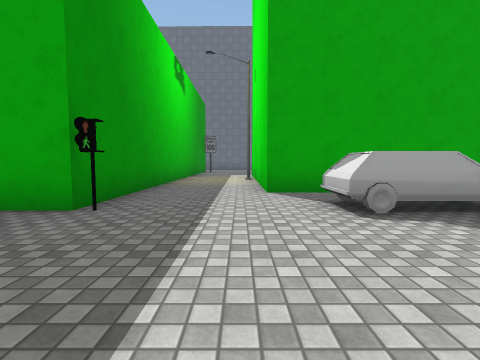
[1] (above)

24 first-person views from a walk through a Unity game level. The camera is 1.2 m above the floor, tilts 4° down and sees 85° across. The floor is counted in squares, 2 m on a side. Each view is taken from the middle of a square. On the plan, view 1 faces up. The plan holds only what a view shows up to about 9 squares ahead; the rest is blank. The place goes on beyond the plan. The player character is not drawn. Some animated figures are left out. Some surface patterns are stand-ins.

[2]
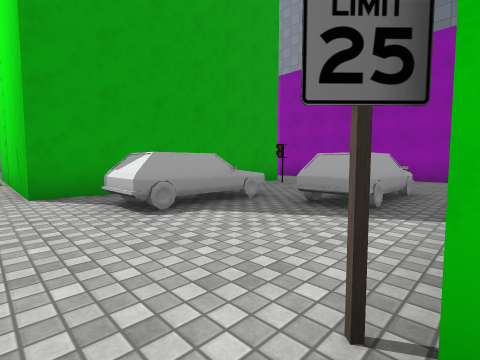

[3]
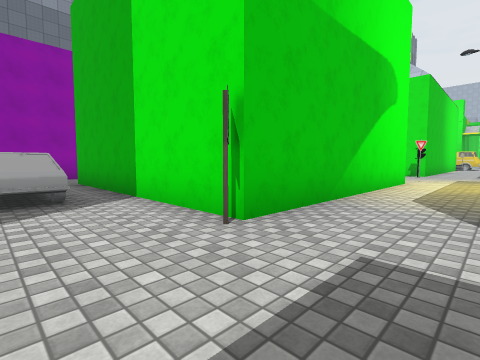

[4]
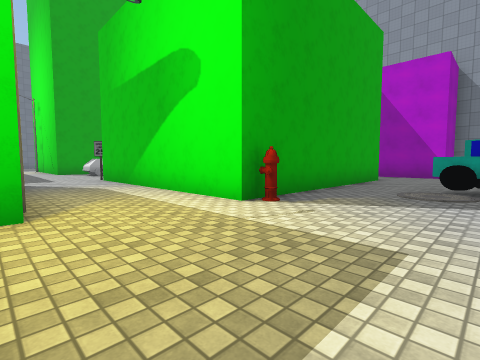

[5]
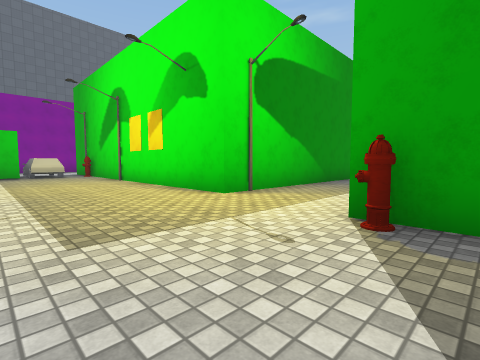

[6]
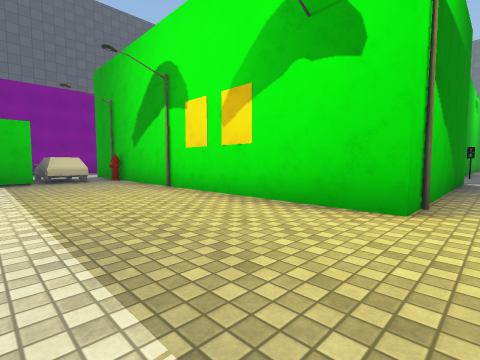

[7]
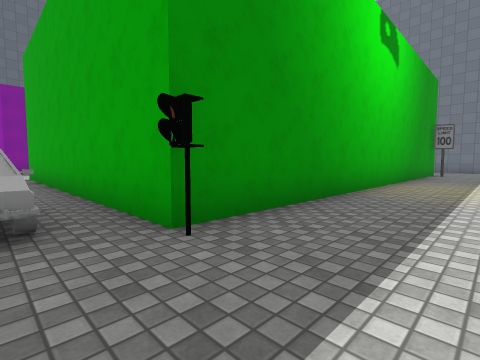

[8]
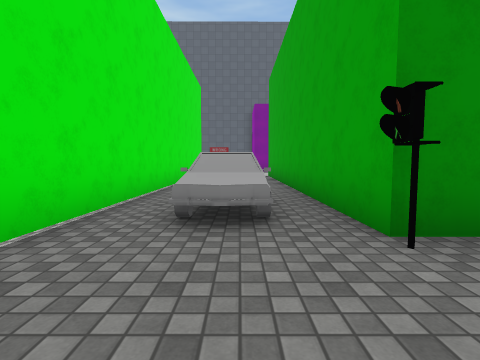

[9]
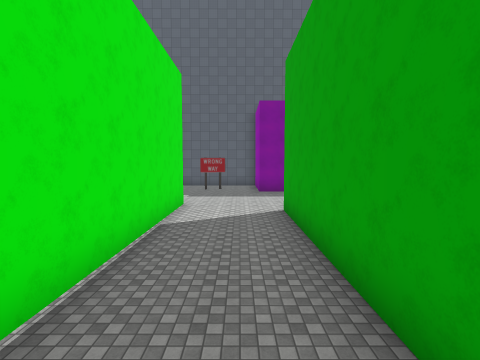

[10]
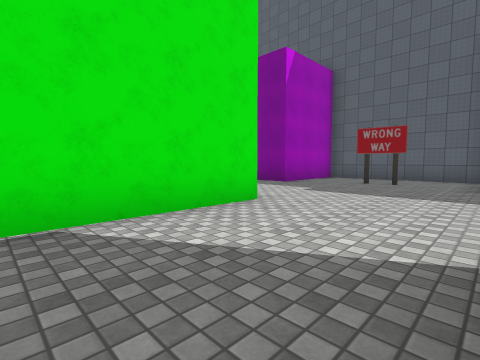

[11]
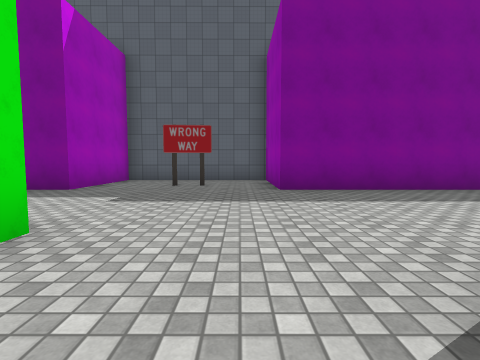

[12]
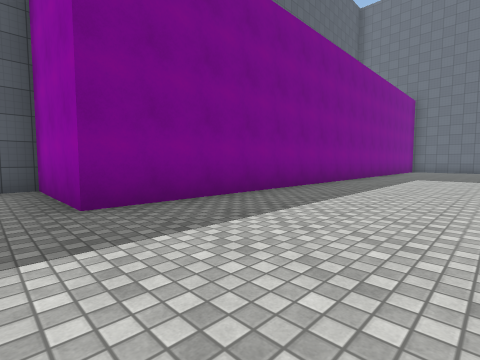

[13]
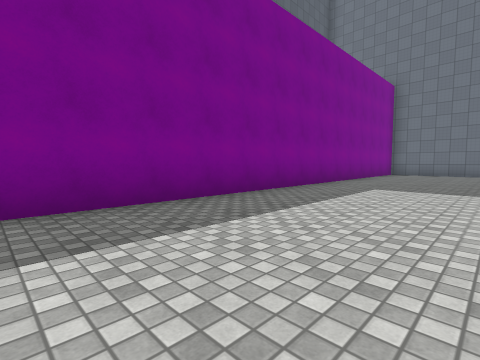

[14]
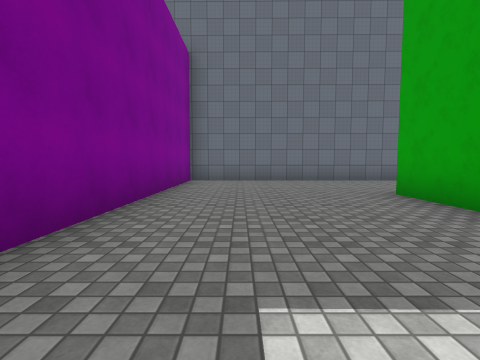

[15]
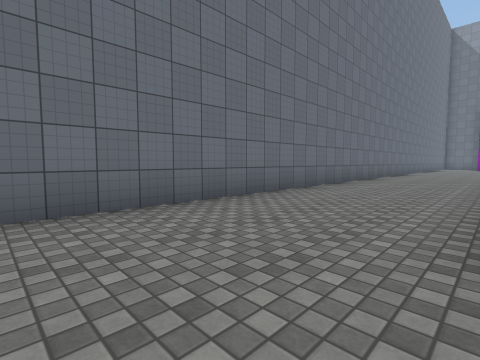

[16]
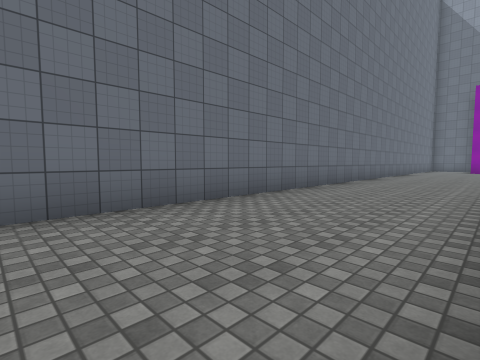

[17]
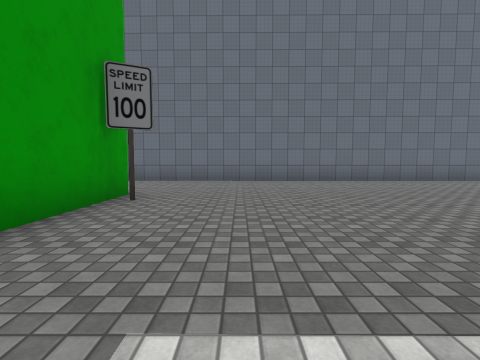

[18]
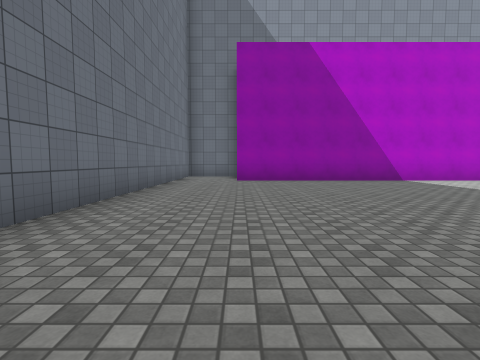

[19]
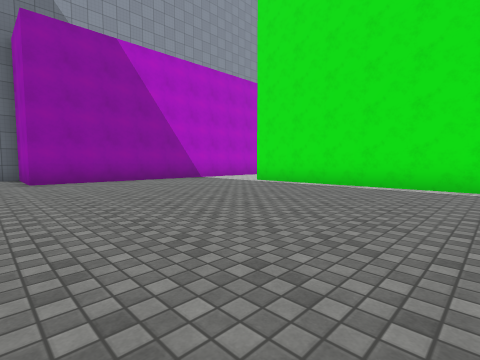

[20]
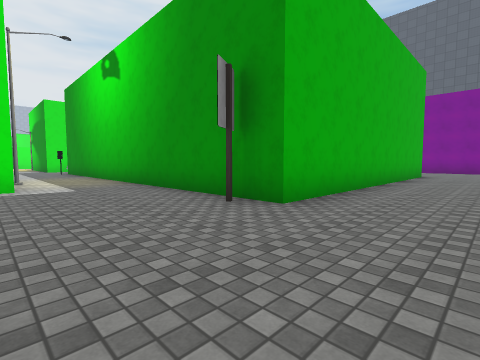

[21]
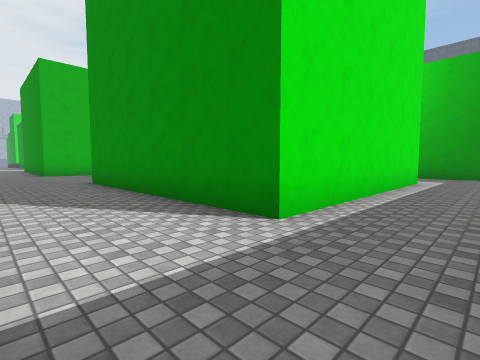

[22]
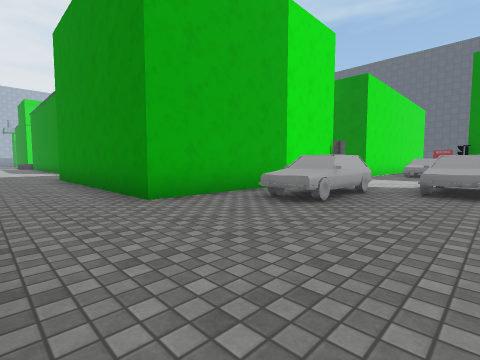

[23]
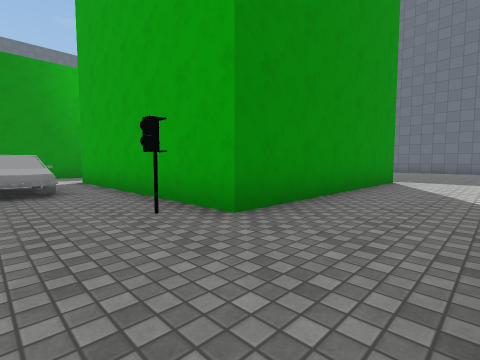

[24]
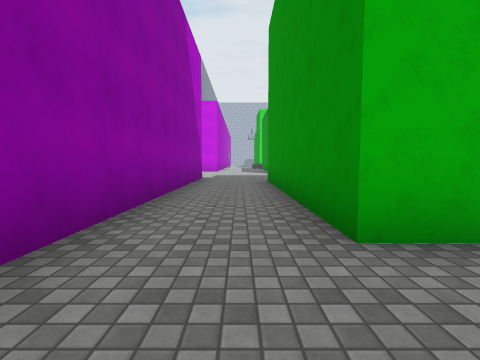

### Floor plan
Points are (right, up) in squares from view 1. A wall is a line through its corners. A room is listed if a view was taken in it or the views show most of it. See-through windows are left out.
Room 1 (views 1, 2, 4, 5, 6)
walls: (0.8, -5.6) (0.8, 0.2); (1.1, 0.1) (0.6, 0.5); (-1.7, 0.2) (-1.7, -5.7) (-9.1, -5.7); (9.4, -7) (9.4, 1.6); (7.1, 0.2) (7.1, -6.2) (1.4, -6.2); (-9.4, -8) (-9.4, -8.6)
ways out: opening at (-0.5, 0) to room 2; opening at (8.5, 0.5) to room 2
objects: car (-11, -7) to (-10, -7); hydrant (-10, -6); hydrant (1, -6); car (4, -9) to (5, -8)
Room 2 (views 3, 7, 8, 9, 10, 11, 12, 13, 14, 15, 16, 17, 18, 19, 20, 21, 22, 23, 24)
walls: (0.5, 11.4) (6.8, 11.4) (6.8, 5.1) (0.5, 5.1) (0.5, 11.4); (-2.6, 3.2) (-11.1, 3.2); (0.8, 0.2) (7.1, 0.2); (9.4, 9.2) (9.4, 17.1) (11.6, 17.1); (-9.6, 15.8) (-2.1, 15.8) (-2.1, 3.4); (-11.1, 14.1) (-11.1, 15.9); (9.4, 1.6) (9.4, 2.6); (-12.2, 0.2) (-1.7, 0.2); (10.1, 19.1) (-15.6, 19.4) (-15.6, 2.9) (-18.6, 2.9) (-18.6, -1.6) (-15.6, -1.6) (-15.6, -2.8); (-16.6, 1.3) (-16.5, 0.2)
ways out: opening at (-0.5, 0) to room 1; opening at (8.5, 0.5) to room 1
objects: car (-5, 2); other object (-2, 3); car (2, 3) to (3, 4); car (4, 1) to (5, 2); other object (6, 4)

Positions as (right, up) in squares from view 1, and headings:
1: (0, 0), facing up
2: (0, 0), facing up-right
3: (-1, 2), facing down-right
4: (-2, -9), facing up-right
5: (2, -9), facing up-left
6: (-1, -9), facing up-left
7: (0, 2), facing up-left
8: (0, 2), facing left
9: (-4, 2), facing left
10: (-9, 3), facing down-left
11: (-10, 2), facing left
12: (-12, 2), facing up-left
13: (-12, 6), facing up-left
14: (-14, 11), facing up
15: (-13, 16), facing up-right
16: (-8, 16), facing up-right
17: (0, 11), facing up
18: (1, 17), facing right
19: (1, 18), facing down-right
20: (1, 18), facing down-left
21: (9, 13), facing down-left
22: (9, 4), facing down-left
23: (9, 3), facing up-left
24: (8, 2), facing down
